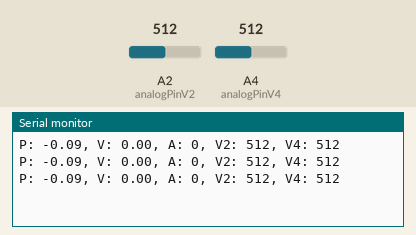
Recording of a sketch running on a simulated Arduino Uno, built with avr-gcc and run on an emulated ATmega328P. Parts: the last lines printed to the serial monitor. The inputs (shaded band) are chosen by the test bench; at power-on: A2 (analogPinV2) = 512, A4 (analogPinV4) = 512.

Above: at 1.3 s.
1.4 s: A2 (analogPinV2) set to 716
At 1.9 s:
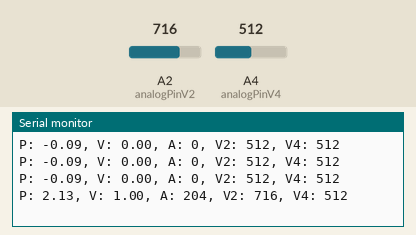
2.9 s: A4 (analogPinV4) set to 716
At 3.4 s:
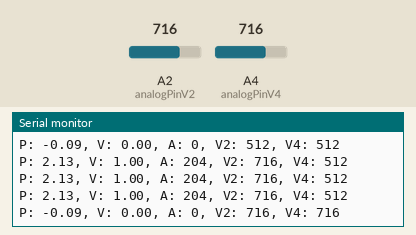
4.4 s: A2 (analogPinV2) set to 900
At 4.9 s:
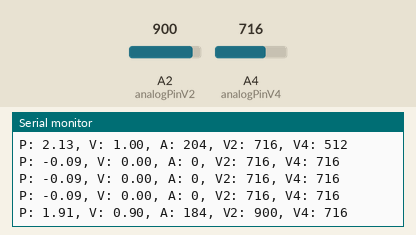
5.9 s: A4 (analogPinV4) set to 900
At 6.4 s:
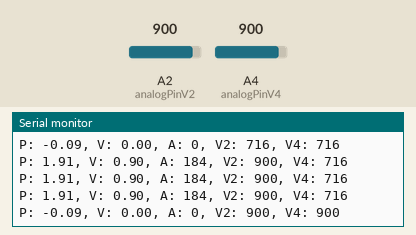
Timing chart, 0 to 8.4 s (numbered marks = the images above; inputs shaded):
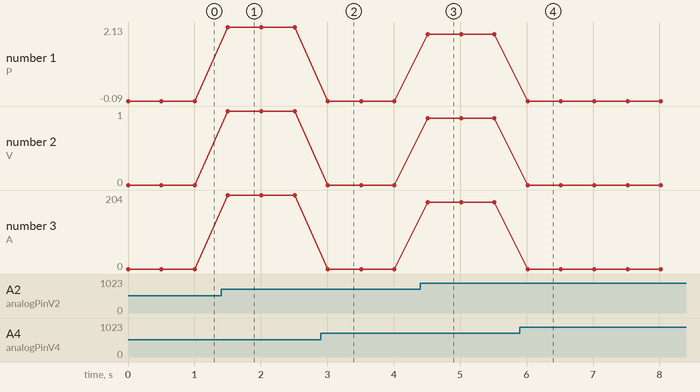

The sketch:

pressure_sensor.ino
```cpp
int analogPinV2 = A2;
int analogPinV4 = A4;

float vS = 5.0;
int delayTime = 500;

float convertInputToVoltage(int inpt)
{
	float inptdouble = (float)inpt;
	return 5.0 / 1023.0 * inptdouble; // tambien podría ser float voltage = ((float) rawADC  + 0.5 ) / 1024.0 * 5.0;
}
float convertVoltageToPressure(float vO)
{
	float pressure_kPa = (vO - 0.04) / (0.09 * vS);
	return pressure_kPa;
}

float convertInputToPressure(int inpt)
{
	float vO = convertInputToVoltage(inpt);
	float pressure_kPa = convertVoltageToPressure(vO);
	return pressure_kPa;
}

void setup()
{
	pinMode(analogPinV2, INPUT);
	pinMode(analogPinV4, INPUT);
	Serial.begin(9600);
}

void loop()
{
	int V2 = analogRead(analogPinV2); // read the input pin
	int V4 = analogRead(analogPinV4); // read the input pin
	int input_signal = V2 - V4;
	float voltage = convertInputToVoltage(input_signal);
	float pressure = convertVoltageToPressure(voltage);
	Serial.println("P: " + String(pressure) + ", V: " + String(voltage) + ", A: " + String(input_signal) + ", V2: " + String(V2) + ", V4: " + String(V4)); // debug value
	delay(delayTime);
}
```

Measured:
- after the input at 1.4 s, the serial monitor: prints a new line after 0.10 s (image 1)
- after the input at 2.9 s, the serial monitor: prints a new line after 0.11 s (image 2)
- after the input at 4.4 s, the serial monitor: prints a new line after 0.11 s (image 3)
- after the input at 5.9 s, the serial monitor: prints a new line after 0.12 s (image 4)
- plotted number 1: -0.09 → 2.13 after the input at 1.4 s, -0.09 → 1.91 after the input at 4.4 s
- plotted number 2: 0 → 1 after the input at 1.4 s, 0 → 0.9 after the input at 4.4 s
- plotted number 3: 0 → 204 after the input at 1.4 s, 0 → 184 after the input at 4.4 s
